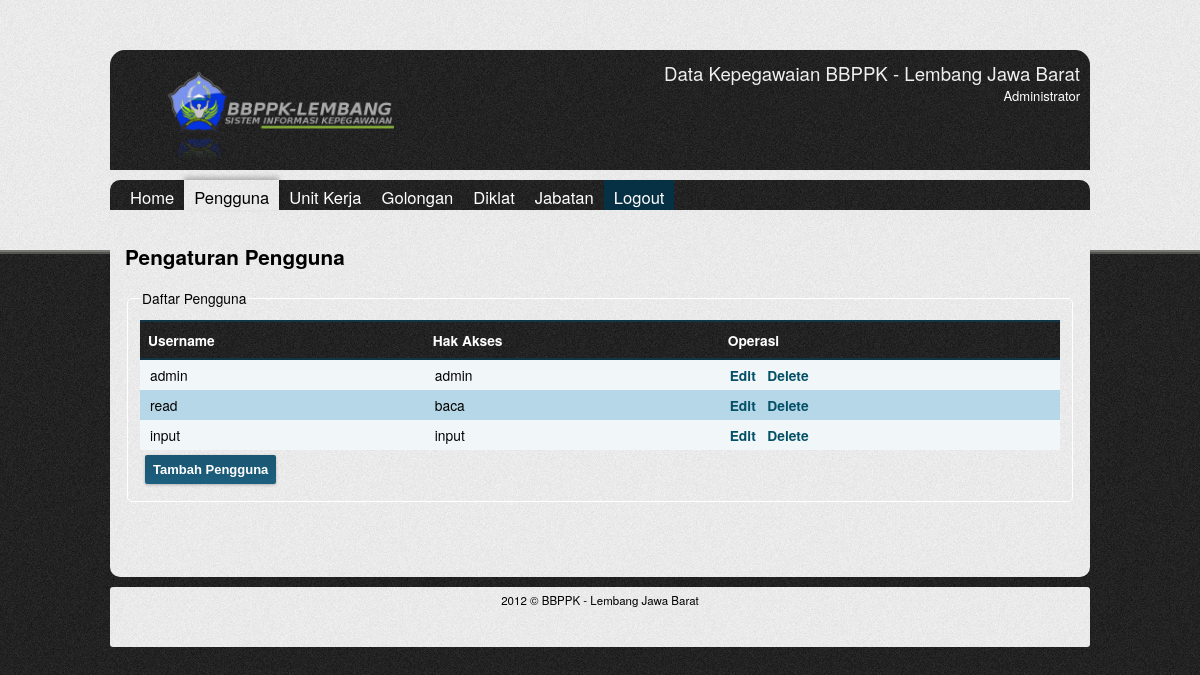
The page /admin/users.php (signed in) on the database its author committed.
### tables this page shows
CREATE TABLE IF NOT EXISTS `users` (
  `userid` bigint(20) unsigned NOT NULL AUTO_INCREMENT,
  `username` varchar(30) NOT NULL,
  `password` varchar(32) NOT NULL,
  `priv` enum('baca','input','admin') NOT NULL,
  PRIMARY KEY (`userid`),
  UNIQUE KEY `username` (`username`)
);

### lib/conn.php (called while the page is built, shortened)
<?php
function query($sql){
    $hasil=mysql_query($sql);
    $temp=array();
    while($row = mysql_fetch_assoc($hasil)){
        $temp[]=$row;
    }
    return $temp;
}

### lib/libstd.php (called while the page is built, shortened)
<?php
function getDaftarUser(){
    return query('SELECT * FROM users');
}

### admin/users.php (the view, shortened to what this page needs)
<?php
require_once('../lib/conn.php');
$daftarUser=getDaftarUser();
?>
<!DOCTYPE html>
<html>
<head>
    <link type="text/css" href="../css/start/jquery-ui-1.8.2.custom.css" rel="stylesheet" />
    <link type="text/css" href="../css/gaya.css" rel="stylesheet" />
</head>
<body>
    <div id="wrapper">
        <div id="header">
            <img src="../img/logo2.png" width="30%" height="*"/>
            <p>Data Kepegawaian BBPPK - Lembang Jawa Barat</p>
            <p class="desc">Administrator</p>
        </div>
        <div id="content">
            <div id="menu">
                <ul>
                    <li><a href="index.php">Home</a></li>
                    <li><div>Pengguna</div></li>
                    <li><a href="unitkerja.php">Unit Kerja</a></li>
                    <li><a href="golongan.php">Golongan</a></li>
                    <li><a href="diklat.php">Diklat</a></li>
                    <li><a href="jabatan.php">Jabatan</a></li>
                    <li><a id="logout" href="../login.php?a=logout">Logout</a></li>
                </ul>
            </div>
            <div id="isi">
                <h2>Pengaturan Pengguna</h2>
                <form id="formedituser" action="users.php" method="post">
                    <fieldset>
                    <legend>Daftar Pengguna</legend>
                        <table id="daftarpengguna">
                            <thead>
                                <tr><th>Username</th><th>Hak Akses</th><th>Operasi</th></tr>
                            </thead>
                            <tbody>
                                <?php foreach($daftarUser as $brs): ?>
                                <tr><td><?php echo $brs['username']; ?></td><td><?php echo $brs['priv']; ?></td><td><a href="?eid=<?php echo $brs['userid']; ?>">Edit</a> &nbsp; <a href="?did=<?php echo $brs['userid']; ?>">Delete</a></td></tr>
                                <?php endforeach;?>
                            </tbody>
                        </table>
                        <input type="button" value="Tambah Pengguna" id="tambahpengguna" class="tombol" />
                        </fieldset>
                        <br/><br/><br/>
                </form>
            </div>
        </div>
        <div id="footer"> 2012 &copy; BBPPK - Lembang Jawa Barat</div>
    </div>
</body>
</html>

### css/gaya.css (style rules this page uses)
body { margin:0; padding:0; font-family:"Helvetica Neue",Arial,Helvetica,Verdana,sans-serif; font-size: 72%; background: url('../img/bg-login.png') repeat #1b1b1b; }
a { text-decoration:none; }
#header,#content,#footer { border-radius:3px; -moz-border-radius:3px; -webkit-border-radius:3px; -o-border-radius:3px; padding:5px; box-shadow: rgba(0,0,0, 0.1) 0px 0px 1px; -moz-box-shadow: rgba(0,0,0, 0.1) 0px 0px 1px; -webkit-box-shadow: rgba(0,0,0, 0.1) 0px 0px 1px; }
#wrapper { width:980px; margin:0 auto; }
#header { margin-top:50px; text-align:right; color:#EFEFEF; font-size:14pt; padding:10px; height:100px; background: url('../img/bg-login.png') repeat #1b1b1b; -moz-border-radius-topleft: 15px; -moz-border-radius-topright:15px; -moz-border-radius-bottomright: 0px; -moz-border-radius-bottomleft: 0px; -webkit-border-top-left-radius: 15px; -webkit-border-top-right-radius: 15px; -webkit-border-bottom-left-radius: 0px; -webkit-border-bottom-right-radius: 0px; }
#header p { margin:0; padding:0; }
#header p.desc { font-size:0.7em; color:#fff; #text-shadow: 1px 1px 4px #fff; }
#header img { margin:0 10px; padding:0; float:left; }
#content { margin:10px 0 0; font-size:1.2em; padding:0; }
#footer { text-align:center; margin:10px 0 10px; background: url('../img/bg-login-top.png') repeat #fff; height:50px; }
#menu { height:30px; font-size:1.2em; background: url('../img/bg-login.png') repeat #1b1b1b; padding-left:10px; -moz-border-radius-topleft: 10px; -moz-border-radius-topright: 10px; -moz-border-radius-bottomright: 0px; -moz-border-radius-bottomleft: 0px; -webkit-border-top-left-radius: 10px; -webkit-border-top-right-radius: 10px; -webkit-border-bottom-left-radius: 0px; -webkit-border-bottom-right-radius: 0px; }
#menu ul { list-style:none; padding:0; margin:0; }
#menu ul li { display:block; margin:0; float:left; }
#menu ul li a { color:white; display:block; height:30px; padding:5px 10px 0; margin:0; height:25px; }
#menu ul li div { height:30px; padding:5px 10px 0; margin:0; height:25px; color:black; background: url('../img/bg-login-top.png') repeat #fff; box-shadow:0 -3px 5px rgba(0, 0, 0, 0.25); -moz-box-shadow:0 -3px 5px rgba(0, 0, 0, 0.25); -webkit-box-shadow:0 -3px 5px rgba(0, 0, 0, 0.25); }
#isi { min-height:300px; padding:15px; background: url('../img/bg-login-top.png') repeat #fff; -moz-border-radius-topleft: 0px; -moz-border-radius-topright: 0px; -moz-border-radius-bottomright: 10px; -moz-border-radius-bottomleft: 10px; -webkit-border-top-left-radius: 0px; -webkit-border-top-right-radius: 0px; -webkit-border-bottom-left-radius: 10px; -webkit-border-bottom-right-radius: 10px; }
.tombol { background-color:#1a5672; background: -webkit-gradient(linear, left top, left bottom, from(#1a5672), to(#1c5f7e)); background: -moz-linear-gradient(top, #1a5672, #1c5f7e); color:white; padding:8px; border:0 none; margin:5px; border-radius:2px; -moz-border-radius:2px; -moz-box-shadow:0 1px 3px rgba(0, 0, 0, 0.25); -webkit-border-radius:2px; -webkit-box-shadow:0 1px 3px rgba(0, 0, 0, 0.25); cursor:pointer; font-weight:bold; width:auto; }
form { text-align:left; }
form input, form textarea { padding: 5px; border: solid 1px #E5E5E5; outline: 0; font: normal 13px/100% Verdana, Tahoma, sans-serif; background: -webkit-gradient(linear, left top, left 25, from(#FFFFFF), color-stop(4%, #EEEEEE), to(#FFFFFF)); background: -moz-linear-gradient(top, #FFFFFF, #EEEEEE 1px, #FFFFFF 25px); }
form fieldset { border:1px solid white; padding:12px; border-radius:5px; -moz-border-radius:5px; -webkit-border-radius:5px; -o-border-radius:5px; }
table { width:100%; background:#f1f7f9; padding:5px; border:none; border-collapse:collapse; }
table thead tr th { color:#fff; padding:8px; width:100%: margin:0; border-top:2px solid #103647; border-bottom:2px solid #103647; background: url('../img/bg-login.png') repeat #1b1b1b; text-align:left; }
table td { padding:5px 10px; }
table a { color:#045066; font-weight:800; }
#logout { float:right; background:#063044; display:block; }

### rows shown on the page
users: username "admin", priv "admin"
users: username "read", priv "baca"
users: username "input", priv "input"
